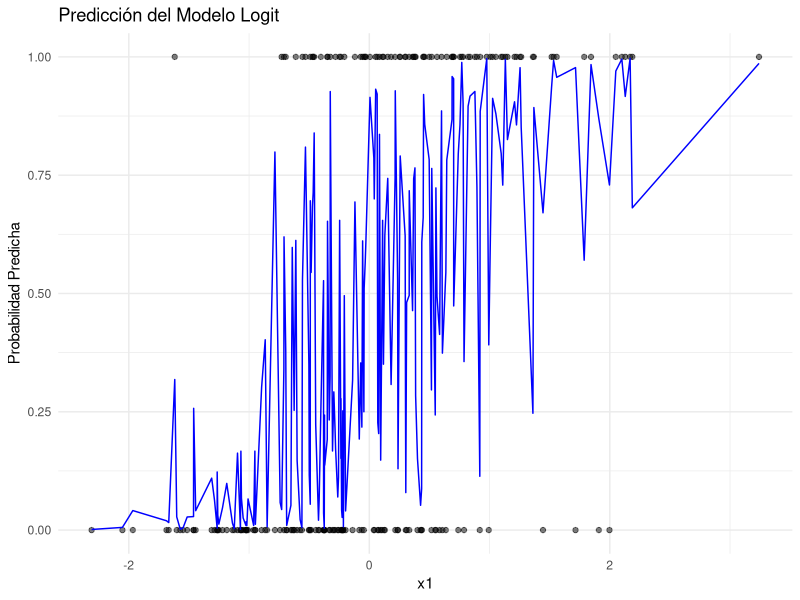
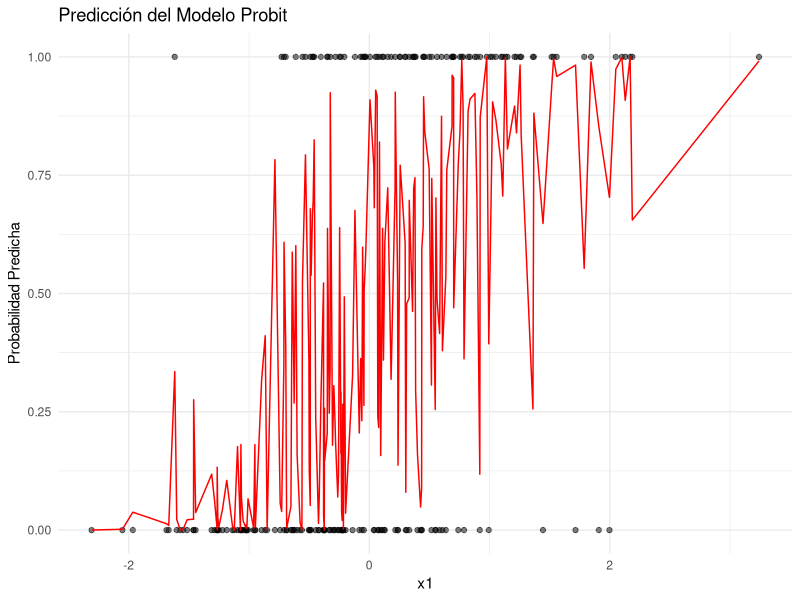
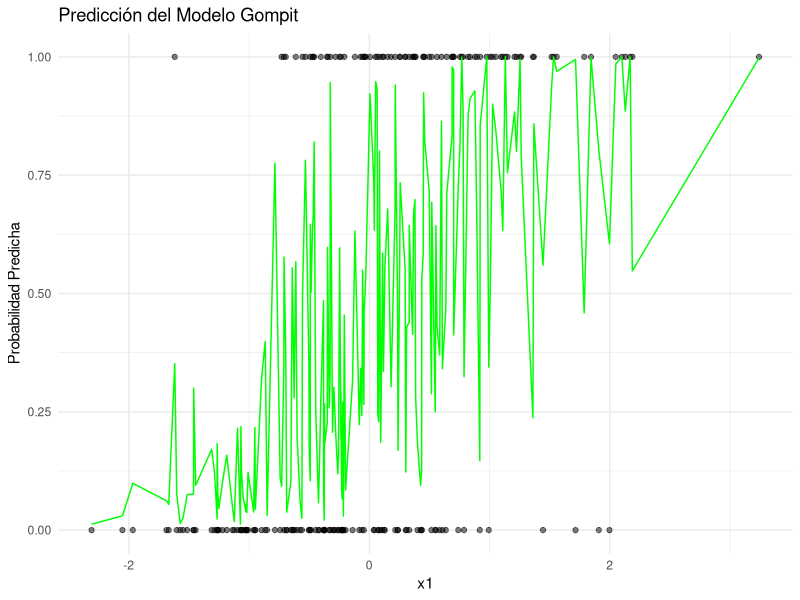
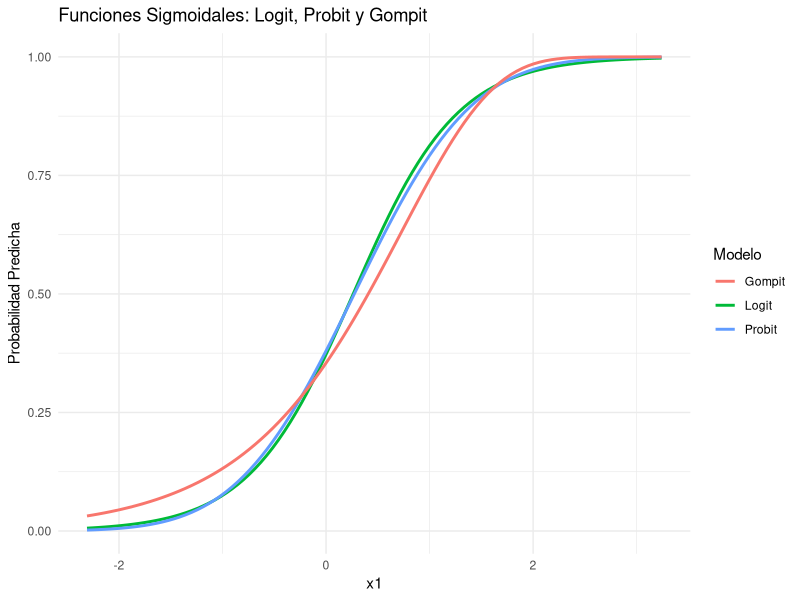

Write R code to recreate these figures, in order.
# ==========================================================
# Maestría en Ciencia y Análisis de Datos
# Universidad Mayor de San Andrés
# ----------------------------------------------------------
#   Modelos lineales y modelos lineales generalizados
# ----------------------------------------------------------
#         Rolando Gonzales Martinez, Agosto 2024
# ==========================================================
#  Modelo de Regresión Logistico vs. Gompit and Probit
# ==========================================================
library(ggplot2)

# Generar datos de ejemplo
set.seed(123)
n <- 200
x1 <- rnorm(n)
x2 <- rnorm(n)
beta0 <- -1
beta1 <- 2
beta2 <- -1.5
logit_p <- beta0 + beta1 * x1 + beta2 * x2
p <- 1 / (1 + exp(-logit_p))
y <- rbinom(n, 1, p)

data <- data.frame(y, x1, x2)

# Ajustar modelos
modelo_logit <- glm(y ~ x1 + x2, 
                    family = binomial(link = "logit"), data = data)
modelo_probit <- glm(y ~ x1 + x2, 
                     family = binomial(link = "probit"), data = data)
modelo_gompit <- glm(y ~ x1 + x2, 
                     family = binomial(link = "cloglog"), data = data) # cloglog es equivalente a gompit

# Resumen de los modelos
summary(modelo_logit)
summary(modelo_probit)
summary(modelo_gompit)

# Predicciones
data$pred_logit <- predict(modelo_logit, type = "response")
data$pred_probit <- predict(modelo_probit, type = "response")
data$pred_gompit <- predict(modelo_gompit, type = "response")

# Graficar los resultados
ggplot(data, aes(x = x1, y = pred_logit)) +
  geom_point(aes(y = y), alpha = 0.5) +
  geom_line(color = "blue") +
  labs(title = "Predicción del Modelo Logit",
       x = "x1",
       y = "Probabilidad Predicha") +
  theme_minimal()

ggplot(data, aes(x = x1, y = pred_probit)) +
  geom_point(aes(y = y), alpha = 0.5) +
  geom_line(color = "red") +
  labs(title = "Predicción del Modelo Probit",
       x = "x1",
       y = "Probabilidad Predicha") +
  theme_minimal()

ggplot(data, aes(x = x1, y = pred_gompit)) +
  geom_point(aes(y = y), alpha = 0.5) +
  geom_line(color = "green") +
  labs(title = "Predicción del Modelo Gompit",
       x = "x1",
       y = "Probabilidad Predicha") +
  theme_minimal()

# Crear un rango de valores para x1
x1_range <- seq(min(x1), max(x1), length.out = 100)
x2_mean <- mean(x2)  # Mantener x2 constante en su media

# Crear un nuevo data frame para predicciones
new_data <- data.frame(x1 = x1_range, x2 = x2_mean)

# Obtener predicciones de probabilidad para cada modelo
new_data$pred_logit <- predict(modelo_logit, newdata = new_data, type = "response")
new_data$pred_probit <- predict(modelo_probit, newdata = new_data, type = "response")
new_data$pred_gompit <- predict(modelo_gompit, newdata = new_data, type = "response")

# Graficar las funciones sigmoidales
ggplot(new_data, aes(x = x1)) +
  geom_line(aes(y = pred_logit, color = "Logit"), linewidth = 1) +
  geom_line(aes(y = pred_probit, color = "Probit"), linewidth = 1) +
  geom_line(aes(y = pred_gompit, color = "Gompit"), linewidth = 1) +
  labs(title = "Funciones Sigmoidales: Logit, Probit y Gompit",
       x = "x1",
       y = "Probabilidad Predicha",
       color = "Modelo") +
  theme_minimal()

# El gráfico resultante mostrará las funciones sigmoidales correspondientes a 
# los modelos logit, probit y gompit en función de la variable predictora x1
# Cada curva representará cómo cambia la probabilidad predicha de éxito a medida 
# que cambia x1, manteniendo x2 constante en su media.

# Curva Roja: La función gompit (o cloglog) utiliza la función de distribución 
# acumulativa de Gumbel inversa para transformar la combinación lineal en 
# probabilidades. Esta función es asimétrica y tiene una pendiente más pronunciada
# en los extremos bajos y más suave en los altos.
# Interpretación: La regresión gompit es útil en análisis de supervivencia y 
# eventos extremos. La forma asimétrica de la curva hace que las probabilidades 
# aumenten rápidamente desde valores bajos y luego se suavicen a medida que se 
# acercan a 1. Es preferida en situaciones donde los eventos de interés ocurren 
# de manera abrupta al principio y se estabilizan más tarde.